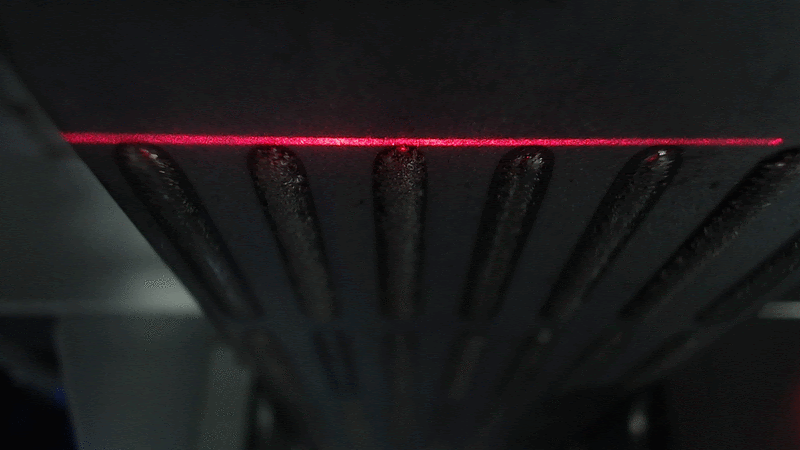
#> input picture img/frames_1/png_frames/f_(0).png, 800 x 450 px, given in place of f_(9).png, which was not available
$ jupyter execute --allow-errors calil_sintese.ipynb   (shell and % lines are left out)
#> lines starting #> are read from the running program, lines starting #| are printed output that depends on the picture; after the words box and inside, x2 and y2 are one past the last pixel; in counts of white or black regions, pixels touching at a corner belong together; pictures that were not available may be replaced by others from this repository, and a replacement may not be noted
[cell 1]
# Initial setup


# Import libraries

import cv2
import matplotlib
import numpy as np
from matplotlib import pyplot as plt
from ipywidgets import interact, interactive, interact_manual
import math
import statistics

[cell 2]
# Define caminho da imagem
FILEPATH = "img/frames_1/png_frames/"

#
def analyseImageWithPreview(index, thresh, k_row, k_column):

    global orig, red, th, dst, kernel, dst_open, dst_close, img_height, img_width, cordao

    # Define label
    LABEL = "f_(%.1d).png" %index

    # Define nome do arquivo
    FILENAME = FILEPATH + LABEL

    print(FILENAME)

    # Carregar a imagem na cor BGR (Padrão Opencv)
    orig = cv2.imread(FILENAME, cv2.IMREAD_COLOR)

    print(type(orig))

    # Cropa imagem pela metade
    h = orig.shape[0]
    #orig = orig[int(h/2):h,:,:]

    # Converter para RGB
    orig = cv2.cvtColor(orig, cv2.COLOR_BGR2RGB)

    # Define apenas parte vermelha como array de trabalho
    red = orig[:,:,0]

    # Define dimensoes da imagem resultante
    img_height, img_width = red.shape

    # Filtra imagem utilizando filtro binario (cria dst)
    th, dst = cv2.threshold(red, thresh, 255, cv2.THRESH_BINARY)

    # Refina imagem
    kernel = np.ones((k_row, k_column), np.uint8)
    dst_open = cv2.morphologyEx(dst, cv2.MORPH_OPEN, kernel)

    # Calcula perfil médio da imagem refinada
    avg_profile = averageProfileExtractor(dst_open)

    # Salva coordenadas da primeira região em branco [column, rowAvg]
    firstPixel = np.array(firstNonNan(avg_profile))

    print(type(firstPixel))
    print(firstPixel)

    # Salva coordenadas da última região em branco [column, rowAvg]
    lastPixel = np.array(lastNonNan(avg_profile))
    print(type(lastPixel))
    print(lastPixel)

    # Calcula cateto do triângulo formado entre os dois pontos e a horizontal
    cathetus  = lastPixel - firstPixel

    # Calcula ângulo de inclinação
    ang = math.atan(cathetus[1]/cathetus[0])*180/np.pi

    # Cria imagem usando função rotate_image
    rotated_image = rotate_image(dst_open, ang)

    # Cria perfil médio depois de rotacionar imagem
    avg_profile_rotated = averageProfileExtractor(rotated_image)

    # Define linha horizontal
    bead_bottom = np.nanmin(avg_profile_rotated)

    # Define altura maxima
    bead_top = np.nanmax(avg_profile_rotated)

    # Define altura do maior cordao
    max_bead_height_pixels = bead_top - bead_bottom
    print("Altura do cordao: %.2d" %max_bead_height_pixels)

    # Threshold de algura de cordão
    # print(avg_profile_rotated.shape[0])

    base = statistics.mode(avg_profile_rotated) + 2


    ####################################################### INÍCIO JOÃO

    cordao = np.zeros(avg_profile_rotated.shape[0])
    cordao[0] = base
    cordao = (avg_profile_rotated > base)

    tamanho_vetor = 100

    for index in range(0, cordao.shape[0]-tamanho_vetor):

        mudou = False
        p1  = 0
        for x in range(index+1, index+tamanho_vetor):
            if not mudou:
                if cordao[x] != cordao[x-1]:
                    p1 = x
                    mudou = True
            else:
                if cordao[x] != cordao[x-1]:
                    mudou = True
                    cordao[p1:x] = cordao[p1]

    minimo = np.nanmin(avg_profile_rotated)
    perfil_normalizado = []
    altura_normalida = []
    vetores = []
    inicio = 0
    fim = 0
    comecou_cordao = False


    for index in range(0, cordao.shape[0]):
        if cordao[index] and not comecou_cordao:
                comecou_cordao = True
                inicio = index
        elif not cordao[index] and comecou_cordao:
            if comecou_cordao == True:
                fim = index
                vetores.append((inicio,fim))
                comecou_cordao = False
        if cordao[index]:
            perfil_normalizado.append(avg_profile_rotated[index] - minimo)
        else:
            perfil_normalizado.append(0)


    cordoes  = []

    for v in vetores:
        inicio, fim = v
        m = avg_profile_rotated[inicio:fim]
        index = np.nanargmax(m)+inicio
        valor = np.nanmax(m)
        assert valor == avg_profile_rotated[index]
        cordoes.append((index,valor))
        altura_normalida.append(((index,valor-minimo)))
    print(cordoes)


    ################################################# FIM JOÃO

    # Plotar imagens
    fig, axes = plt.subplots(3,2, figsize=(12, 8), sharex=True, sharey=True)
    ax = axes.ravel()
    ax[0].imshow(orig)
    ax[1].imshow(red, 'gray')
    ax[2].imshow(dst, 'gray')
    ax[3].imshow(dst_open, 'gray')
    ax[4].plot(avg_profile)
    ax[5].plot(avg_profile_rotated)


#     plt.figure(figsize = (12,10))
#     plt.hist(avg_profile_rotated, 50)

    ###################################################### INÍCIO JOÃO

    i = [x[0] for x in vetores]
    f = [x[1] for x in vetores]


    plt.figure(figsize = (12,4))
    plt.plot(avg_profile_rotated)
    plt.plot(*zip(*cordoes), marker='o', color='r', ls='')
    plt.xlim((0,799))
    plt.ylim((0,250))

    plt.figure(figsize = (12,4))
    plt.figure(figsize = (12,4))
    plt.plot(perfil_normalizado)
    plt.plot(*zip(*altura_normalida), marker='o', color='r', ls='')
    plt.xlim((0,799))
    plt.ylim((0,250))

    plt.figure(figsize = (12,4))
    plt.hist(avg_profile_rotated,30)

    ##################################################### FIM JOÃO


def averageProfileExtractor(img):

    global height, width, avg_profile

    # Define dimensoes da imagem de entrada
    height, width = img.shape

    # Cria array de perfil médio
    avg_profile = np.array([])

    # Loop varrendo cada coluna da imagem de entrada
    for column in range(0, width):

        # Array com valor das linhas que contém pixel branco
        column_avg = np.array([])

        # Loop em uma coluna adicionando valor da linha de pixels brancos
        for row in range(0, height):
            if img[row,column] > 0:
                column_avg = np.append(column_avg, row)

        # Adiciona média das linhas ao vetor avg_profile
        avg_profile = np.append(avg_profile,np.mean(column_avg))
        avg_profile = avg_profile

    # Retorna array com perfil médio
    return avg_profile

## Gira imagem baseado em pixels das bordas

### Função para retornar primeiro item não NaN
def firstNonNan(listfloats):
    for item in range(0,len(listfloats)):
        if math.isnan(listfloats[item]) == False:
            return [item,listfloats[item]]

### Função para retornar último item não NaN
def lastNonNan(listfloats):
    for item in reversed(range(0,len(listfloats))):
        if math.isnan(listfloats[item]) == False:
            return [item,listfloats[item]]

### Função para girar imagem
def rotate_image(mat, angle):
    # angle in degrees

    height, width = mat.shape[:2]
    image_center = (width/2, height/2)

    rotation_mat = cv2.getRotationMatrix2D(image_center, angle, 1.)

    abs_cos = abs(rotation_mat[0,0])
    abs_sin = abs(rotation_mat[0,1])

    bound_w = int(height * abs_sin + width * abs_cos)
    bound_h = int(height * abs_cos + width * abs_sin)

    rotation_mat[0, 2] += bound_w/2 - image_center[0]
    rotation_mat[1, 2] += bound_h/2 - image_center[1]

    rotated_mat = cv2.warpAffine(mat, rotation_mat, (bound_w, bound_h))
    return rotated_mat

# Selecionar imagem apartir da escolha do usuário
interactive(analyseImageWithPreview, index=(0,19), thresh=(0,255), k_row=(1,10), k_column=(1,10))
#> the sliders are set to index = 9, thresh = 127, k_row = 5, k_column = 5
#> in analyseImageWithPreview, orig is the input picture: shape (450, 800, 3); mean B, G, R 27.8, 26.5, 28.4
#| <class 'numpy.ndarray'>
#> in analyseImageWithPreview, `red = orig[:,:,0]`:
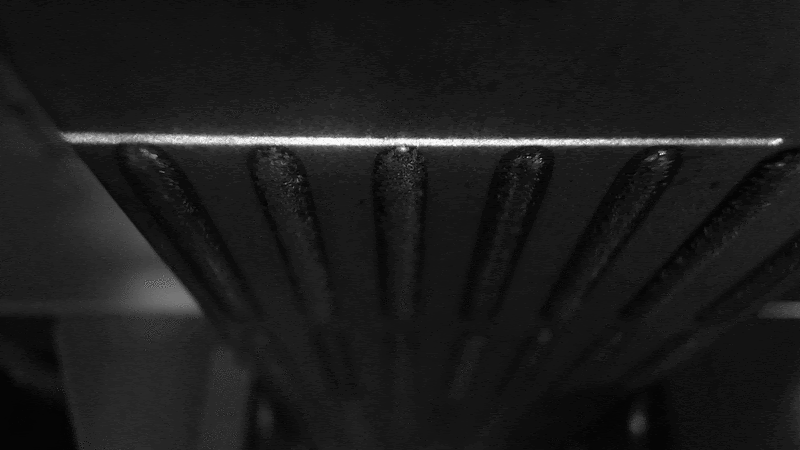
#> red: shape (450, 800); min 4, max 255, mean 28.4
#> in analyseImageWithPreview, `th, dst = cv2.threshold(red, thresh, 255, cv2.THRESH_BINARY)`:
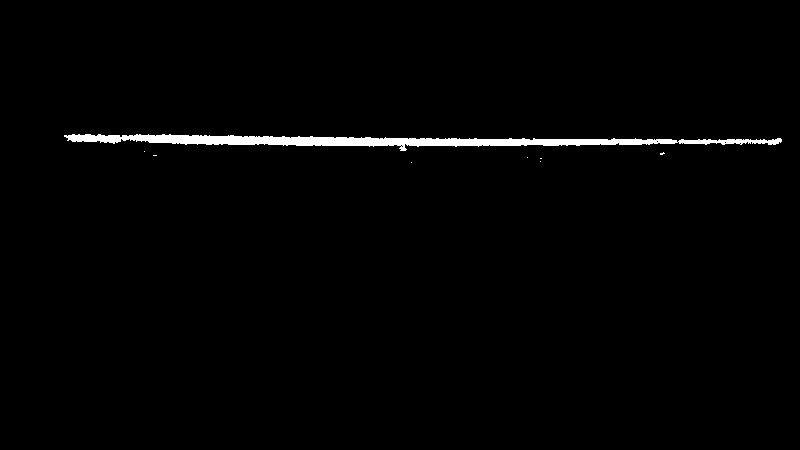
#> dst: shape (450, 800); 1.4% white; 8 white regions (7 under 20 px), largest, box (x1, y1, x2, y2) and area: (64, 134, 782, 151) 4969
#> in analyseImageWithPreview, `th, dst = cv2.threshold(red, thresh, 255, cv2.THRESH_BINARY)`: th = 127
#> in analyseImageWithPreview, `dst_open = cv2.morphologyEx(dst, cv2.MORPH_OPEN, kernel)`:
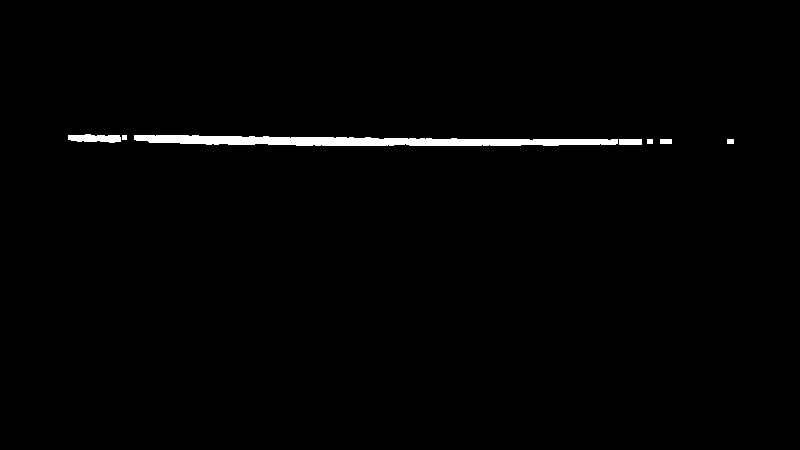
#> dst_open: shape (450, 800); 1.2% white; 7 white regions, largest, box (x1, y1, x2, y2) and area: (134, 135, 618, 146) 3636, (68, 134, 121, 143) 359, (619, 139, 642, 145) 138
#> the loop in firstNonNan, `for item in range(0,len(listfloats)):` made 69 passes
#> in analyseImageWithPreview, `firstPixel = np.array(firstNonNan(avg_profile))`: firstPixel = [68, 137]
#| <class 'numpy.ndarray'>
#| [ 68. 137.]
#> the loop in lastNonNan, `for item in reversed(range(0,len(listfloats))):` made 67 passes
#> item on passes 1 to 12: 799, 798, 797, 796, 795, 794, 793, 792, 791, 790, 789, 788
#> in analyseImageWithPreview, `lastPixel = np.array(lastNonNan(avg_profile))`: lastPixel = [733, 141]
#| <class 'numpy.ndarray'>
#| [733. 141.]
#> in analyseImageWithPreview, `cathetus  = lastPixel - firstPixel`: cathetus = [665, 4]
#> in analyseImageWithPreview, `ang = math.atan(cathetus[1]/cathetus[0])*180/np.pi`: ang = 0.345
#> in rotate_image, `rotation_mat = cv2.getRotationMatrix2D(image_center, angle, 1.)`: rotation_mat = [[1, 0.00601, -1.35], [-0.00601, 1, 2.41]]
#> in rotate_image, `abs_cos = abs(rotation_mat[0,0])`: abs_cos = 1
#> in rotate_image, `abs_sin = abs(rotation_mat[0,1])`: abs_sin = 0.00601
#> in rotate_image, `bound_w = int(height * abs_sin + width * abs_cos)`: bound_w = 802
#> in rotate_image, `bound_h = int(height * abs_cos + width * abs_sin)`: bound_h = 454
#> in analyseImageWithPreview, `bead_bottom = np.nanmin(avg_profile_rotated)`: bead_bottom = 140.5
#> in analyseImageWithPreview, `bead_top = np.nanmax(avg_profile_rotated)`: bead_top = 144.5
#> in analyseImageWithPreview, `max_bead_height_pixels = bead_top - bead_bottom`: max_bead_height_pixels = 4
#| Altura do cordao: 04
#> in analyseImageWithPreview, `base = statistics.mode(avg_profile_rotated) + 2`: base = 145.5
#> in analyseImageWithPreview, `minimo = np.nanmin(avg_profile_rotated)`: minimo = 140.5
#> after the loop in analyseImageWithPreview, `for index in range(0, cordao.shape[0]):`: comecou_cordao = False; fim = 0; perfil_normalizado = 802 values from 0 to 0; vetores = []
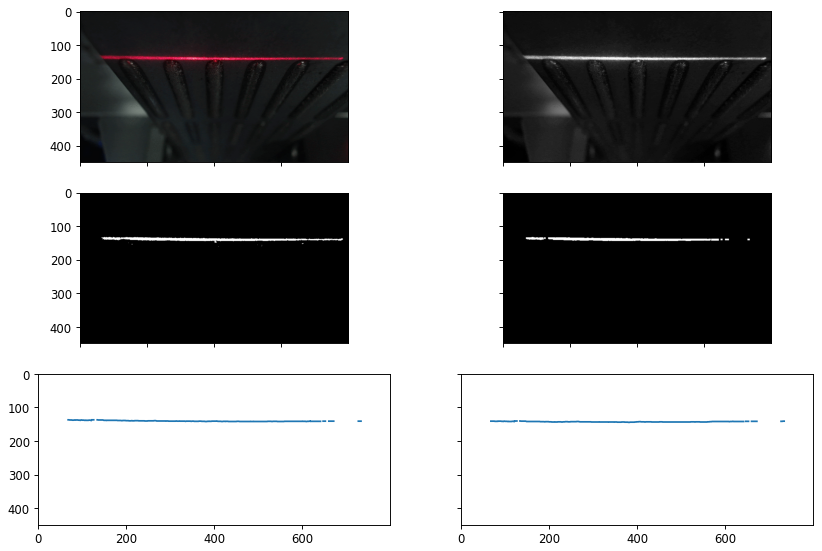
#> figure drawn by matplotlib, 6 panels
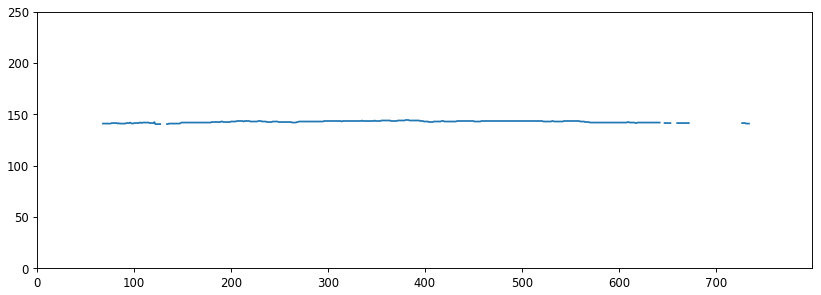
#> figure drawn by matplotlib, 1 panel
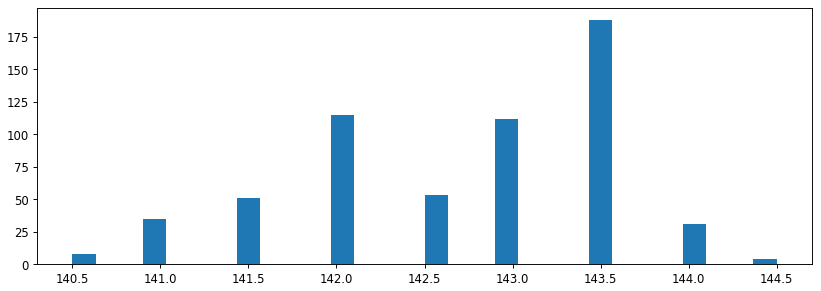
#> figure drawn by matplotlib, 1 panel; tallest bar 188 high, from x = 143.4 to 143.6
#> the sliders are set to index = 27, thresh = 127, k_row = 5, k_column = 5

[cell 3]
# Define caminho da imagem
FILEPATH = "img/frames_5/png/"

#
def analyseImageWithPreview(index, thresh, k_row, k_column):

    global orig, red, th, dst, kernel, dst_open, dst_close, img_height, img_width

    # Define label
    LABEL = "frame_(%.1d).png" %index

    # Define nome do arquivo
    FILENAME = FILEPATH + LABEL

    # Carregar a imagem na cor BGR (Padrão Opencv)
    orig = cv2.imread(FILENAME, cv2.IMREAD_COLOR)

    # Cropa imagem pela metade
    h = orig.shape[0]
    orig = orig[int(h/2):h,:,:]

    # Converter para RGB
    orig = cv2.cvtColor(orig, cv2.COLOR_BGR2RGB)

    # Define apenas parte vermelha como array de trabalho
    red = orig[:,:,0]

    # Define dimensoes da imagem resultante
    img_height, img_width = red.shape

    # Filtra imagem utilizando filtro binario (cria dst)
    th, dst = cv2.threshold(red, thresh, 255, cv2.THRESH_BINARY)

    # Refina imagem
    kernel = np.ones((k_row, k_column), np.uint8)
    dst_open = cv2.morphologyEx(dst, cv2.MORPH_OPEN, kernel)

    # Calcula perfil médio da imagem refinada
    avg_profile = averageProfileExtractor(dst_open)

    # Salva coordenadas da primeira região em branco [column, rowAvg]
    firstPixel = np.array(firstNonNan(avg_profile))

    # Salva coordenadas da última região em branco [column, rowAvg]
    lastPixel = np.array(lastNonNan(avg_profile))

    # Calcula cateto do triângulo formado entre os dois pontos e a horizontal
    cathetus  = lastPixel - firstPixel

    # Calcula ângulo de inclinação
    ang = math.atan(cathetus[1]/cathetus[0])*180/np.pi

    # Cria imagem usando função rotate_image
    rotated_image = rotate_image(dst_open, ang)

    # Cria perfil médio depois de rotacionar imagem
    avg_profile_rotated = averageProfileExtractor(rotated_image)

    # Define linha horizontal
    bead_bottom = np.nanmin(avg_profile_rotated)

    # Define altura maxima
    bead_top = np.nanmax(avg_profile_rotated)

    # Define altura do maior cordao
    max_bead_height_pixels = bead_top - bead_bottom
    print(max_bead_height_pixels)

    # Plotar imagens
    fig, axes = plt.subplots(3,2, figsize=(12, 15), sharex=True, sharey=True)
    ax = axes.ravel()
    ax[0].imshow(orig)
    ax[1].imshow(red, 'gray')
    ax[2].imshow(dst, 'gray')
    ax[3].imshow(dst_open, 'gray')
    ax[4].plot(avg_profile)
    ax[5].plot(avg_profile_rotated)

def averageProfileExtractor(img):

    global height, width, avg_profile

    # Define dimensoes da imagem de entrada
    height, width = img.shape

    # Cria array de perfil médio
    avg_profile = np.array([])

    # Loop varrendo cada coluna da imagem de entrada
    for column in range(0, width):

        # Array com valor das linhas que contém pixel branco
        column_avg = np.array([])

        # Loop em uma coluna adicionando valor da linha de pixels brancos
        for row in range(0, height):
            if img[row,column] > 0:
                column_avg = np.append(column_avg, row)

        # Adiciona média das linhas ao vetor avg_profile
        avg_profile = np.append(avg_profile,np.mean(column_avg))

    # Retorna array com perfil médio
    return avg_profile

## Gira imagem baseado em pixels das bordas

### Função para retornar primeiro item não NaN
def firstNonNan(listfloats):
    for item in range(0,len(listfloats)):
        if math.isnan(listfloats[item]) == False:
            return [item,listfloats[item]]

### Função para retornar último item não NaN
def lastNonNan(listfloats):
    for item in reversed(range(0,len(listfloats))):
        if math.isnan(listfloats[item]) == False:
            return [item,listfloats[item]]

### Função para girar imagem
def rotate_image(mat, angle):
    # angle in degrees

    height, width = mat.shape[:2]
    image_center = (width/2, height/2)

    rotation_mat = cv2.getRotationMatrix2D(image_center, angle, 1.)

    abs_cos = abs(rotation_mat[0,0])
    abs_sin = abs(rotation_mat[0,1])

    bound_w = int(height * abs_sin + width * abs_cos)
    bound_h = int(height * abs_cos + width * abs_sin)

    rotation_mat[0, 2] += bound_w/2 - image_center[0]
    rotation_mat[1, 2] += bound_h/2 - image_center[1]

    rotated_mat = cv2.warpAffine(mat, rotation_mat, (bound_w, bound_h))
    return rotated_mat

# Selecionar imagem apartir da escolha do usuário
#> (the rest of this cell did not finish here and is left out)

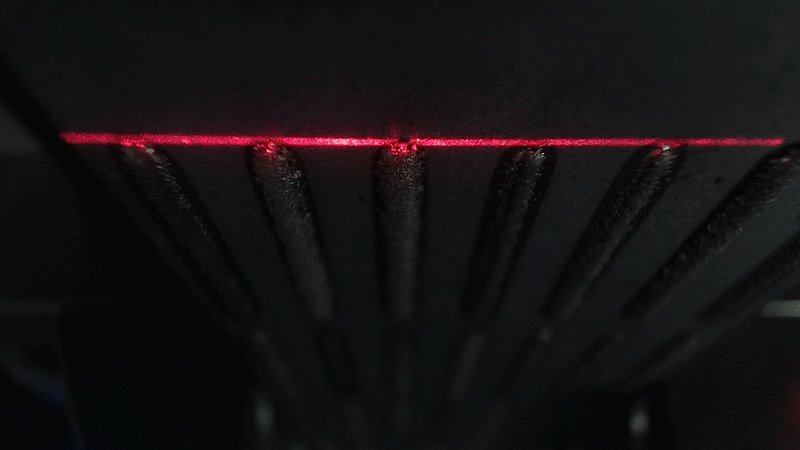
#> input picture img/frames_1/png_frames/f_(1).png, 800 x 450 px, given in place of frame_(27).png, which was not available
#> in analyseImageWithPreview, orig is the input picture: shape (450, 800, 3); mean B, G, R 18.6, 17.6, 20.5
#> in analyseImageWithPreview, `orig = orig[int(h/2):h,:,:]`:
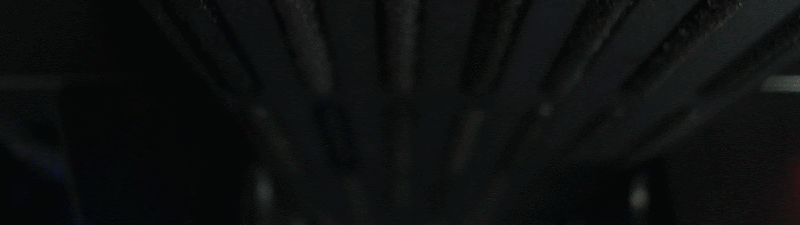
#> orig: shape (225, 800, 3); mean B, G, R 15, 14.8, 13.4
#> in analyseImageWithPreview, `th, dst = cv2.threshold(red, thresh, 255, cv2.THRESH_BINARY)`: dst: shape (225, 800); every value is 0
#> the loop in lastNonNan, `for item in reversed(range(0,len(listfloats))):` made 800 passes

[cell 4]
a = np.array([1,2,3,3,3,3,2,2,2])

[cell 5]
plt.hist(a)
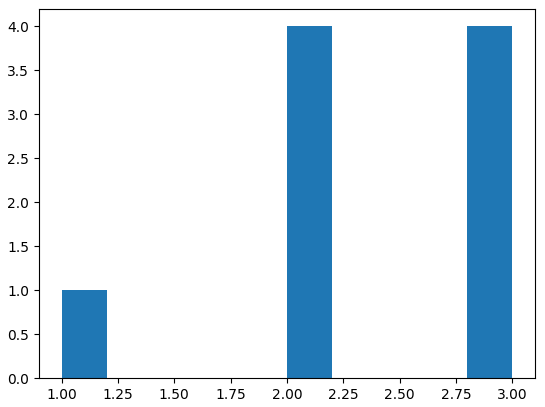
#> figure drawn by matplotlib, 1 panel

[cell 6]
def analyseImageWithoutPreview(index, thresh, k_row, k_column):

    global orig, red, th, dst, kernel, dst_open, dst_close, img_height, img_width

    # Define label
    LABEL = "frame_(%.1d).png" %index

    # Define nome do arquivo
    FILENAME = FILEPATH + LABEL

    # Carregar a imagem na cor BGR (Padrão Opencv)
    orig = cv2.imread(FILENAME, cv2.IMREAD_COLOR)

    # Cropa imagem pela metade
    h = orig.shape[0]
    orig = orig[int(h/2):h,:,:]

    # Converter para RGB
    orig = cv2.cvtColor(orig, cv2.COLOR_BGR2RGB)

    # Define apenas parte vermelha como array de trabalho
    red = orig[:,:,0]

    # Define dimensoes da imagem resultante
    img_height, img_width = red.shape

    # Filtra imagem utilizando filtro binario (cria dst)
    th, dst = cv2.threshold(red, thresh, 255, cv2.THRESH_BINARY)

    # Refina imagem
    kernel = np.ones((k_row, k_column), np.uint8)
    dst_open = cv2.morphologyEx(dst, cv2.MORPH_OPEN, kernel)

    # Calcula perfil médio da imagem refinada
    avg_profile = averageProfileExtractor(dst_open)

    # Salva coordenadas da primeira região em branco [column, rowAvg]
    firstPixel = np.array(firstNonNan(avg_profile))

    # Salva coordenadas da última região em branco [column, rowAvg]
    lastPixel = np.array(lastNonNan(avg_profile))

    # Calcula cateto do triângulo formado entre os dois pontos e a horizontal
    cathetus  = lastPixel - firstPixel

    # Calcula ângulo de inclinação
    ang = math.atan(cathetus[1]/cathetus[0])*180/np.pi

    # Cria imagem usando função rotate_image
    rotated_image = rotate_image(dst_open, ang)

    # Cria perfil médio depois de rotacionar imagem
    avg_profile_rotated = averageProfileExtractor(rotated_image)

    # Define linha horizontal
    bead_bottom = np.nanmin(avg_profile_rotated)

    # Define altura maxima
    bead_top = np.nanmax(avg_profile_rotated)

    # Define altura do maior cordao
    max_bead_height_pixels = bead_top - bead_bottom

    return max_bead_height_pixels


clad_profile = np.array([])
#> (the rest of this cell did not finish here and is left out)

#> in analyseImageWithoutPreview, `th, dst = cv2.threshold(red, thresh, 255, cv2.THRESH_BINARY)`: th = 100
#> the loop in lastNonNan (call 2), `for item in reversed(range(0,len(listfloats))):` made 800 passes
    clad_profile = np.append(clad_profile, x)

plt.plot(clad_profile)

[cell 7]
plt.plot(clad_profile,'o')
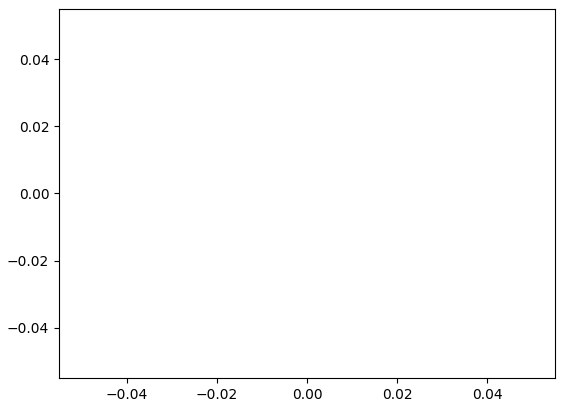
#> figure drawn by matplotlib, 1 panel
